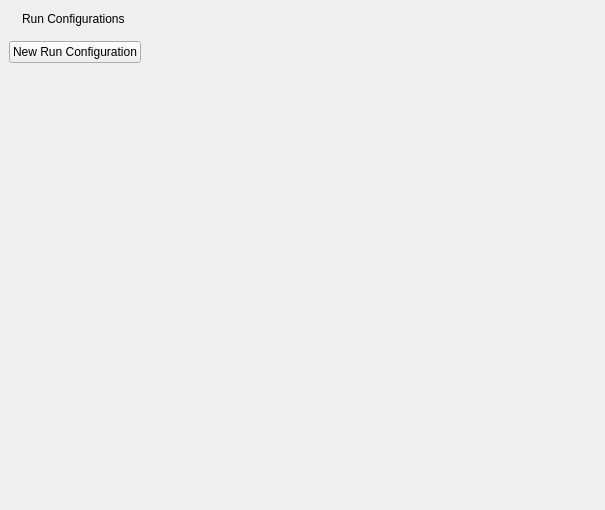
<?xml version="1.0" encoding="UTF-8"?>
<ui version="4.0">
 <class>Run</class>
 <widget class="QWidget" name="Run">
  <property name="geometry">
   <rect>
    <x>0</x>
    <y>0</y>
    <width>605</width>
    <height>510</height>
   </rect>
  </property>
  <property name="windowTitle">
   <string>Form</string>
  </property>
  <layout class="QHBoxLayout" name="horizontalLayout">
   <property name="spacing">
    <number>0</number>
   </property>
   <property name="margin">
    <number>0</number>
   </property>
   <item>
    <widget class="QStackedWidget" name="stackedWidget">
     <widget class="QWidget" name="page">
      <layout class="QVBoxLayout" name="verticalLayout">
       <item>
        <layout class="QHBoxLayout" name="horizontalLayout_2">
         <item>
          <widget class="QLabel" name="label">
           <property name="text">
            <string/>
           </property>
           <property name="pixmap">
            <pixmap resource="icons.qrc">:/icons/run.png</pixmap>
           </property>
          </widget>
         </item>
         <item>
          <widget class="QLabel" name="label_2">
           <property name="text">
            <string>Run Configurations</string>
           </property>
          </widget>
         </item>
         <item>
          <spacer name="horizontalSpacer">
           <property name="orientation">
            <enum>Qt::Horizontal</enum>
           </property>
           <property name="sizeHint" stdset="0">
            <size>
             <width>40</width>
             <height>20</height>
            </size>
           </property>
          </spacer>
         </item>
        </layout>
       </item>
       <item>
        <widget class="RunConfiguration" name="runConfiguration" native="true"/>
       </item>
       <item>
        <layout class="QHBoxLayout" name="horizontalLayout_3">
         <item>
          <widget class="QPushButton" name="pushButton">
           <property name="text">
            <string>New Run Configuration</string>
           </property>
           <property name="icon">
            <iconset resource="icons.qrc">
             <normaloff>:/icons/small_add.png</normaloff>:/icons/small_add.png</iconset>
           </property>
          </widget>
         </item>
         <item>
          <spacer name="horizontalSpacer_2">
           <property name="orientation">
            <enum>Qt::Horizontal</enum>
           </property>
           <property name="sizeHint" stdset="0">
            <size>
             <width>40</width>
             <height>20</height>
            </size>
           </property>
          </spacer>
         </item>
        </layout>
       </item>
       <item>
        <spacer name="verticalSpacer">
         <property name="orientation">
          <enum>Qt::Vertical</enum>
         </property>
         <property name="sizeHint" stdset="0">
          <size>
           <width>20</width>
           <height>401</height>
          </size>
         </property>
        </spacer>
       </item>
      </layout>
     </widget>
     <widget class="QWidget" name="page_2"/>
    </widget>
   </item>
  </layout>
 </widget>
 <customwidgets>
  <customwidget>
   <class>RunConfiguration</class>
   <extends>QWidget</extends>
   <header>runconfiguration.hpp</header>
   <container>1</container>
  </customwidget>
 </customwidgets>
 <resources>
  <include location="icons.qrc"/>
 </resources>
 <connections/>
</ui>
